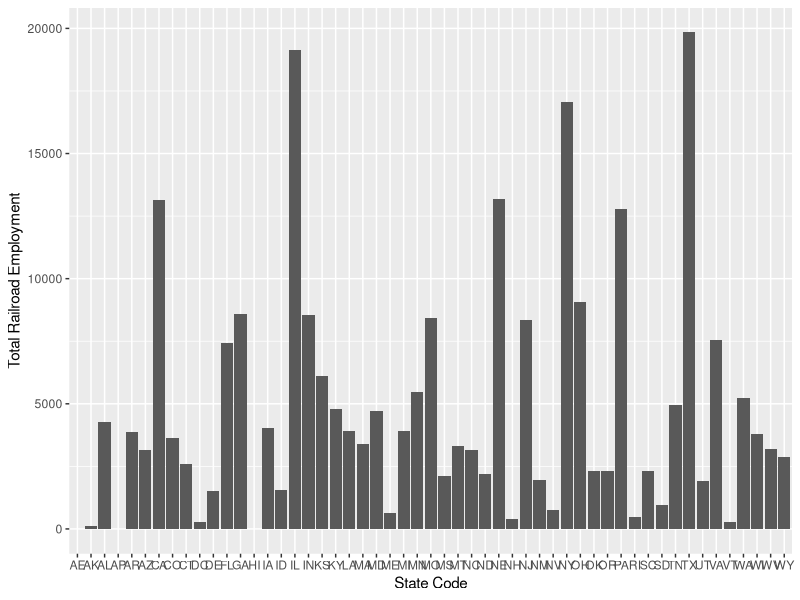

R code for this plot:
## ---- chunk 1
#| warning: false
#| message: false

# Needed to get multiple functions for operations on dataset
library(tidyverse)

# Needed to get function paged_table
library(rmarkdown)

# Needed to get function read_xls
library(readxl)

# Needed to get function ggplot
library(ggplot2)

knitr::opts_chunk$set(echo = TRUE, warning=FALSE, message=FALSE)
## ---- chunk 2
# First two rows are Title and third row is blank, hence skipping 3 rows using skip = 3. One column between STATE and COUNTY and another between COUNTY and TOTAL are blank, hence skipping those using col_types.
dataFromExcel <- read_xls('_data/StateCounty2012.xls', skip=3, col_types = c("text", "skip", "text", "skip", "numeric"))

# Printing the read data as a paged table
paged_table(dataFromExcel)
## ---- chunk 3
# Using filter, fetch only the rows that have the word "Total" in STATE column values and ignore the one having "Grand" This helps us to get total employment for each state. Then using mutate, create new column StateCode from the STATE column by taking the word before space using regex.
dataFromExcel <- dataFromExcel %>%
  filter(grepl('Total', STATE) & !grepl('Grand', STATE)) %>%
  mutate('StateCode' = str_extract(STATE, "[^ ]+"))

# Plot the column graph of StateCode to Total Employment
ggplot(dataFromExcel, aes(x=StateCode,y=TOTAL)) + geom_col() + labs(x = "State Code", y = "Total Railroad Employment")
